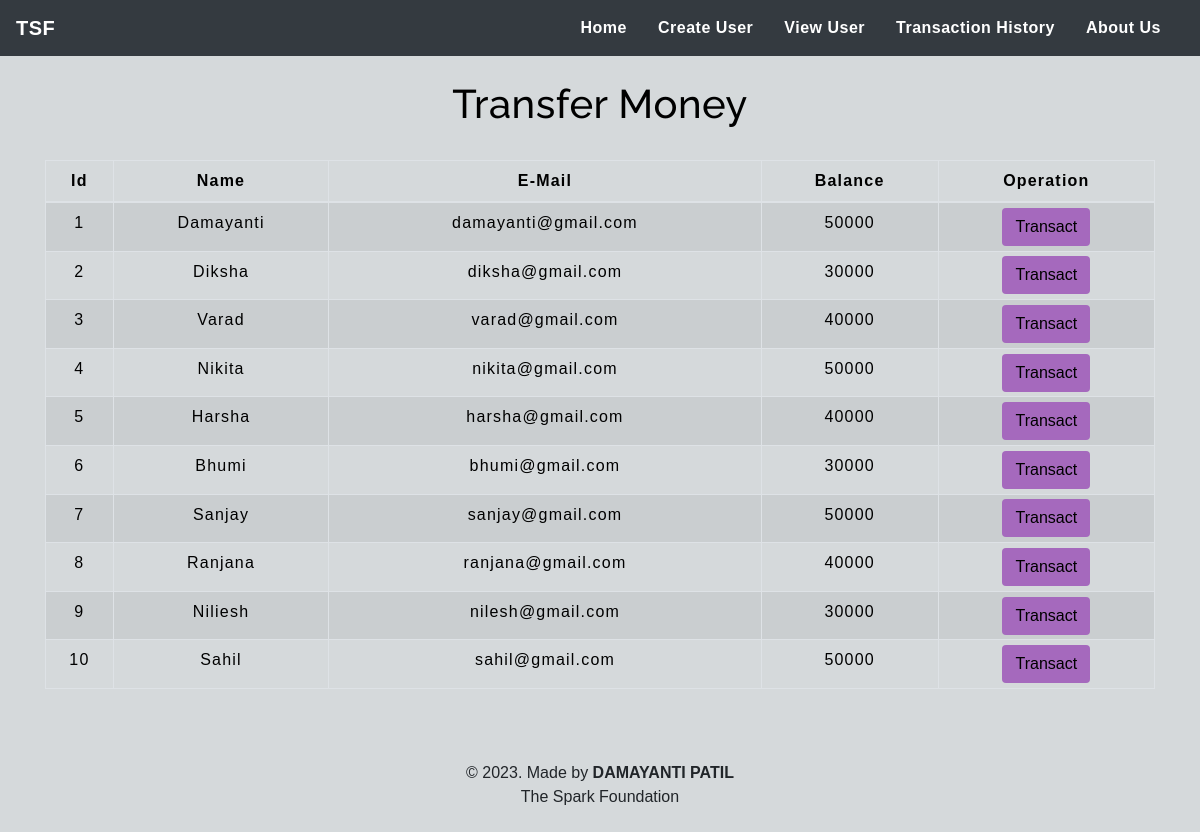
The app's page /transfermoney.php with its own data.
### tables this page shows
CREATE TABLE `users` (
  `id` int(3) NOT NULL,
  `name` text NOT NULL,
  `email` varchar(30) NOT NULL,
  `balance` int(8) NOT NULL
);

### transfermoney.php (the view, shortened to what this page needs)
<!DOCTYPE html>
<html lang="en">
<head>
    <link rel="stylesheet" href="https://maxcdn.bootstrapcdn.com/bootstrap/4.0.0/css/bootstrap.min.css">
    <link rel="stylesheet" type="text/css" href="css/table.css">
    <link rel="stylesheet" type="text/css" href="css/navbar.css">
</head>
<body style="background-color : #D5D9DB;">
<?php
    include 'connect.php';
    $sql = "SELECT * FROM users";
    $result = mysqli_query($conn,$sql);
?>
<nav class="navbar navbar-expand-md navbar-light bg-dark">
      <a class="navbar-brand" href="index.php" style="color : white;"><b>TSF</b></a>
      <div class="collapse navbar-collapse" id="collapsibleNavbar">
            <ul class="navbar-nav ml-auto">
              <li class="nav-item">
                <a class="nav-link" href="index.php" style="color : white;"><b>Home</b></a>
              </li>
              <li class="nav-item">
                <a class="nav-link" href="createuser.php" style="color : white;"><b>Create User</b></a>
              </li>
              <li class="nav-item">
                <a class="nav-link" href="transfermoney.php" style="color : white;"><b>View User</b></a>
              </li>
              <li class="nav-item">
                <a class="nav-link" href="transactionhistory.php" style="color : white;"><b>Transaction History</b></a>
              </li>
              <li class="nav-item">
                <a class="nav-link" href="about.php" style="color : white;"><b>About Us</b></a>
              </li>
          </div>
       </nav>
<div class="container">
        <h2 class="text-center pt-4" style="color : black;">Transfer Money</h2>
        <br>
            <div class="row">
                <div class="col">
                    <div class="table-responsive-sm">
                    <table class="table table-hover table-sm table-striped table-condensed table-bordered" style="border-color:black;">
                        <thead style="color : black;">
                            <tr>
                            <th scope="col" class="text-center py-2">Id</th>
                            <th scope="col" class="text-center py-2">Name</th>
                            <th scope="col" class="text-center py-2">E-Mail</th>
                            <th scope="col" class="text-center py-2">Balance</th>
                            <th scope="col" class="text-center py-2">Operation</th>
                            </tr>
                        </thead>
                        <tbody>
                <?php
                    while($rows=mysqli_fetch_assoc($result)){
                ?>
                    <tr style="color : black;">
                        <td class="py-2"><?php echo $rows['id'] ?></td>
                        <td class="py-2"><?php echo $rows['name']?></td>
                        <td class="py-2"><?php echo $rows['email']?></td>
                        <td class="py-2"><?php echo $rows['balance']?></td>
                        <td><a href="selecteduserdetail.php?id= <?php echo $rows['id'] ;?>"> <button type="button" class="btn" style="background-color : #A569BD;">Transact</button></a></td>
                    </tr>
                <?php
                    }
                ?>
                        </tbody>
                    </table>
                    </div>
                </div>
            </div>
         </div>
         <footer class="text-center mt-5 py-2">
            <p>&copy 2023. Made by <b>DAMAYANTI PATIL</b> <br> The Spark Foundation</p>
        </footer>
</body>
</html>

### css/table.css (style rules this page uses)
* { padding: 0; margin: 0; box-sizing: border-box; font-family: sans-serif; }
h2 { font-size: 40px; }
table { letter-spacing: 1.2px; }
td { text-align: center; }
button { border:none; background: #d9d9d9; transition: 1s; }

### css/navbar.css (style rules this page uses)
.nav-link { margin-right: 15px; color:#2F363F; letter-spacing: 0.5px; transition: 0.5s; }
.navbar-brand { color: #4C4B4B; letter-spacing: 0.5px; }
h2 { color: #4C4B4B; letter-spacing: 0.5px; font-family: raleway; }

### transfermoney.php (style rules this page uses)
button { transition: 1.5s; }

### records on screen
users: id "1", name "Damayanti", email "damayanti@gmail.com", balance "50000"
users: id "2", name "Diksha", email "diksha@gmail.com", balance "30000"
users: id "3", name "Varad", email "varad@gmail.com", balance "40000"
users: id "4", name "Nikita", email "nikita@gmail.com", balance "50000"
users: id "5", name "Harsha", email "harsha@gmail.com", balance "40000"
users: id "6", name "Bhumi", email "bhumi@gmail.com", balance "30000"
users: id "7", name "Sanjay", email "sanjay@gmail.com", balance "50000"
users: id "8", name "Ranjana", email "ranjana@gmail.com", balance "40000"
users: id "9", name "Niliesh", email "nilesh@gmail.com", balance "30000"
users: id "10", name "Sahil", email "sahil@gmail.com", balance "50000"
